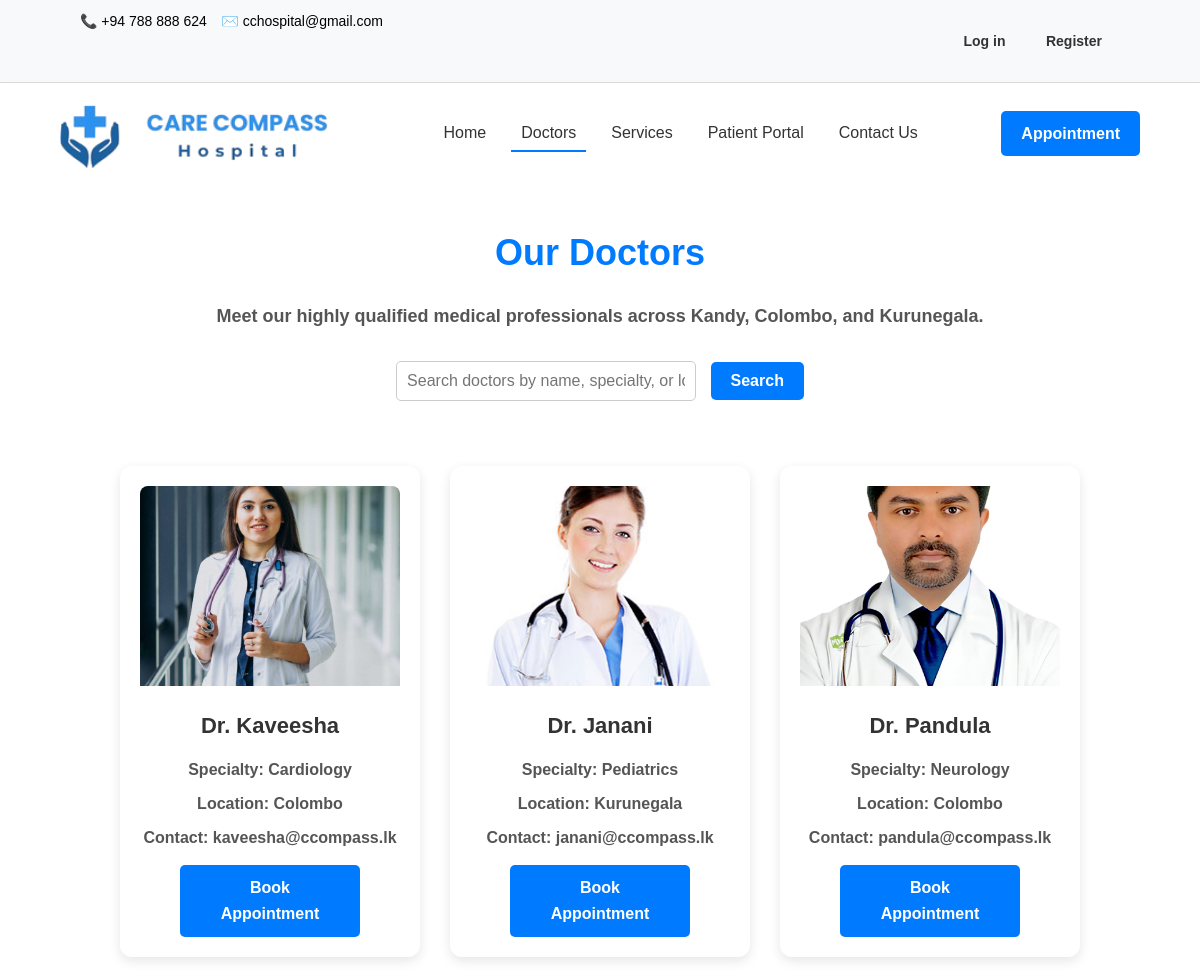
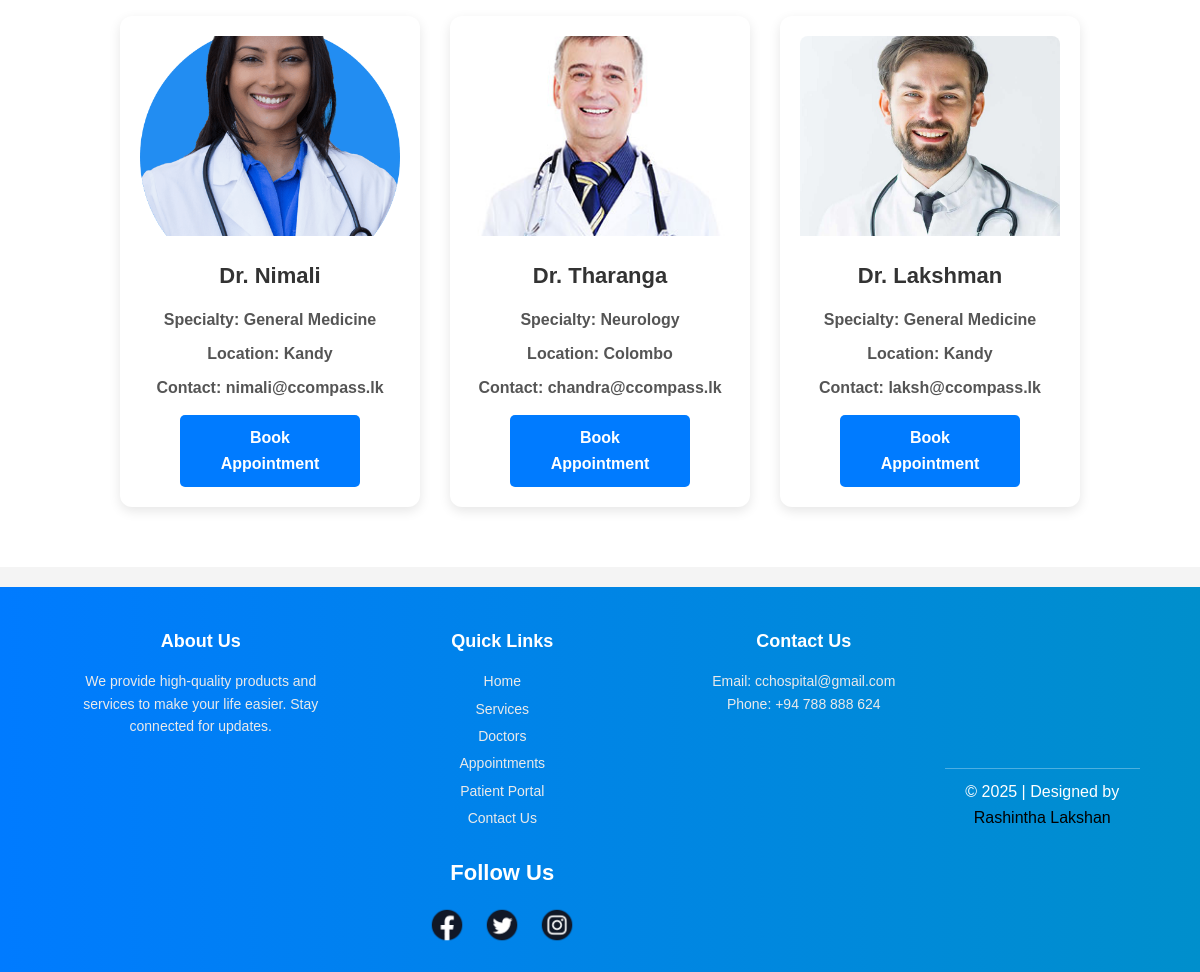
The app's page /doctors.php with its own data (2 pictures, top to bottom).
### tables this page shows
CREATE TABLE IF NOT EXISTS `doctors` (
  `id` int NOT NULL AUTO_INCREMENT,
  `name` varchar(100) NOT NULL,
  `specialty` varchar(100) NOT NULL,
  `location` varchar(50) NOT NULL,
  `contact` varchar(50) DEFAULT NULL,
  `photo` varchar(255) DEFAULT NULL,
  PRIMARY KEY (`id`)
);

### doctors.php (the view, shortened to what this page needs)
<?php
include 'includes/db_connect.php';
$doctors = [];
$sql = "SELECT id, name, specialty, location, contact FROM doctors";
$result = mysqli_query($conn, $sql);
if ($result) {
    while ($row = mysqli_fetch_assoc($result)) {
        $doctors[] = $row;
    }
} else {
    echo "Error fetching doctors: " . mysqli_error($conn);
}
$search_query = "";
?>
<!DOCTYPE html>
<html lang="en">
<head>
    <link rel="stylesheet" href="assets/css/styles.css">
</head>
<body>
    <header>
        <div class="top-bar">
            <div class="container">
                <div class="contact-info">
                    <a href="tel:+94788888624">📞 +94 788 888 624</a>
                    <a href="mailto:cchospital@gmail.com">✉️ cchospital@gmail.com</a>
                </div>
                <nav class="top-nav">
                    <a href="auth/login.php">Log in</a>
                    <a href="auth/register.php">Register</a>
                </nav>
            </div>
        </div>
        <nav class="navbar">
            <div class="container">
                <a class="navbar-brand" href="index.php">
                    <img src="assets/images/cchlogo.png" alt="Care Compass Hospital" width="300">
                </a>
                <div class="nav-links">
                    <a href="index.php">Home</a>
                    <a href="doctors.php" class="active">Doctors</a>
                    <a href="services.php">Services</a>
                    <a href="patient/gateway.php">Patient Portal</a>
                    <a href="contact.php">Contact Us</a>
                </div>
                <a href="patient/appointments.php" class="btn">Appointment</a>
            </div>
        </nav>
    </header>
    <section class="doctors-content">
        <div class="container">
            <div class="vertical-center">
                <h1 class="text-center mb-4" style="color: #007bff; font-weight: bolder;">Our Doctors</h1>
                <p class="text-center mb-5">Meet our highly qualified medical professionals across Kandy, Colombo, and Kurunegala.</p>
                <div class="search-bar text-center mb-5">
                    <form method="GET" action="doctors.php">
                        <input type="text" name="search" placeholder="Search doctors by name, specialty, or location..." value="<?php echo htmlspecialchars($search_query); ?>" class="form-input" style="width: 300px; padding: 10px; border: 1px solid #ccc; border-radius: 5px; font-size: 16px;">
                        <input type="submit" value="Search" class="btn" style="margin-left: 10px; padding: 10px 20px;">
                    </form>
                </div>
                <?php if (!empty($search_query) && empty($search_results)): ?>
                    <p class="text-center">No doctors found matching your search.</p>
                <?php else: ?>
                    <div class="doctor-container">
                        <?php foreach ($doctors as $doctor): ?>
                            <div class="doctor-box">
                                <img src="assets/images/doctors/<?php echo htmlspecialchars($doctor['id']); ?>.jpg" alt="<?php echo htmlspecialchars($doctor['name']); ?>" class="doctor-photo">
                                <h3><?php echo htmlspecialchars($doctor['name']); ?></h3>
                                <p><strong>Specialty:</strong> <?php echo htmlspecialchars($doctor['specialty']); ?></p>
                                <p><strong>Location:</strong> <?php echo htmlspecialchars($doctor['location']); ?></p>
                                <p><strong>Contact:</strong> <?php echo htmlspecialchars($doctor['contact']); ?></p>
                                <a href="patient/appointments.php?doctor_id=<?php echo $doctor['id']; ?>" class="btn">Book Appointment</a>
                            </div>
                        <?php endforeach; ?>
                    </div>
                <?php endif; ?>
            </div>
        </div>
    </section>
    <footer class="footer">
        <div class="container">
            <div class="footer-content">
                <div class="footer-section about">
                    <h2>About Us</h2>
                    <p>We provide high-quality products and services to make your life easier. Stay connected for updates.</p>
                </div>
                <div class="footer-section links">
                    <h2>Quick Links</h2>
                    <ul>
                        <li><a href="index.php">Home</a></li>
                        <li><a href="services.php">Services</a></li>
                        <li><a href="doctors.php">Doctors</a></li>
                        <li><a href="patient/appointments.php">Appointments</a></li>
                        <li><a href="auth/login.php">Patient Portal</a></li>
                        <li><a href="contact.php">Contact Us</a></li>
                    </ul>
                </div>
                <div class="footer-section contact">
                    <h2>Contact Us</h2>
                    <p>Email: cchospital@gmail.com</p>
                    <p>Phone: +94 788 888 624</p>
                </div>
                <div class="footer-section social">
                    <h2>Follow Us</h2>
                    <div class="social-media">
                        <a href="#"><img src="assets/images/facebook.png" alt="Facebook"></a>
                        <a href="#"><img src="assets/images/twitter.png" alt="Twitter"></a>
                        <a href="#"><img src="assets/images/instagram.png" alt="Instagram"></a>
                    </div>
                </div>
            </div>
            <div class="footer-bottom">
                <p>© 2025 | Designed by <a href="#">Rashintha Lakshan</a></p>
            </div>
        </div>
    </footer>
</body>
</html>

### records on screen
doctors: shows a picture, name "Dr. Kaveesha", specialty "Cardiology", location "Colombo", contact "kaveesha@ccompass.lk"
doctors: shows a picture, name "Dr. Janani", specialty "Pediatrics", location "Kurunegala", contact "janani@ccompass.lk"
doctors: shows a picture, name "Dr. Pandula", specialty "Neurology", location "Colombo", contact "pandula@ccompass.lk"
doctors: shows a picture, name "Dr. Nimali", specialty "General Medicine", location "Kandy", contact "nimali@ccompass.lk"
doctors: shows a picture, name "Dr. Tharanga", specialty "Neurology", location "Colombo", contact "chandra@ccompass.lk"
doctors: shows a picture, name "Dr. Lakshman", specialty "General Medicine", location "Kandy", contact "laksh@ccompass.lk"
